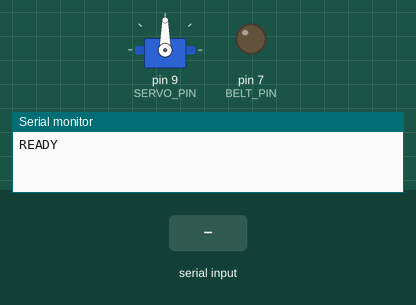
A sketch run on a simulated Arduino Uno, built with avr-gcc and run on an emulated ATmega328P. Parts: servo, output pins drawn as LEDs (lit = HIGH), the last lines printed to the serial monitor. The inputs (shaded band) are chosen by the test bench.

Above: at 1.2 s.
1.3 s: "START\n" received over Serial
At 1.9 s:
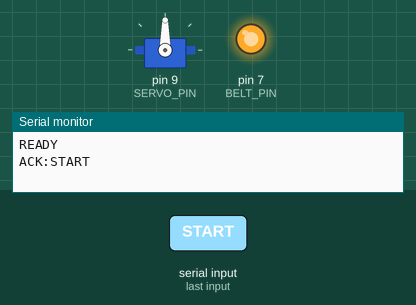
4.0 s: "PING\n" received over the second serial link
5.5 s: "STOP\n" received over Serial
7.0 s: "C:\n" received over the second serial link
Timing chart, 0 to 9.5 s (numbered marks = the images above; inputs shaded):
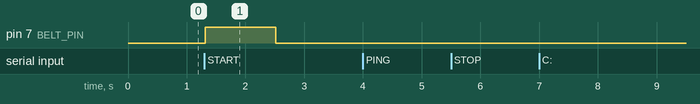

Measured:
- after the input at 1.3 s, pin 7 (BELT_PIN): LOW → HIGH at once, → LOW 1.2 s later

The sketch:

ecosort.ino
```cpp
/*
  EcoSort — controlador da passadeira e da comporta
  ---------------------------------------------------------------
  Recebe comandos de texto do telemóvel (uma linha por comando):
    PING            -> responde PONG
    START           -> põe a passadeira em ciclo        (ACK:START)
    STOP            -> pára tudo                         (ACK:STOP)
    C:P / C:A / C:V -> encaminha para azul/amarelo/verde (ACK:x ... DONE:x)
    C:E             -> zona vazia, avança                (ACK:E)
    C:X             -> não classificável, fica parado    (ACK:X, HOLD)
  Envia por iniciativa própria:
    READY, OBJ (objeto parado na zona da câmara), HOLD, ERR:<motivo>

  Regra de segurança: na dúvida, PARA. A passadeira só anda enquanto o
  telemóvel estiver a dar sinal de vida, e um objeto só é encaminhado
  depois de uma decisão explícita (C:P, C:A ou C:V).

  ATENÇÃO: os pinos e ligações abaixo são um ponto de partida. Confirme-os
  com o modelo exato do seu Arduino, módulo Bluetooth, motor e driver
  antes de ligar a alimentação (ver GUIA.md, etapa 7).
*/

#include <Servo.h>
#include <SoftwareSerial.h>

// ===================== CONFIGURAÇÃO =====================

// --- Comunicação ---
// Módulo Bluetooth (HC-05/HC-06 ou HM-10) nos pinos 10 (RX) e 11 (TX).
// O cabo USB (Serial) continua a funcionar ao mesmo tempo, para testes.
const uint8_t BT_RX_PIN = 10;   // liga ao TX do módulo
const uint8_t BT_TX_PIN = 11;   // liga ao RX do módulo (atenção à tensão!)
const long    BAUD      = 9600; // HC-05/HC-06/HM-10 vêm normalmente a 9600

// --- Comporta (servomotor) ---
const uint8_t SERVO_PIN      = 9;
const int     ANGULO_REPOUSO = 90;   // posição neutra
const int     ANGULO_AZUL    = 30;   // papel/cartão      (afinar no protótipo)
const int     ANGULO_AMARELO = 90;   // plástico/metal    (afinar no protótipo)
const int     ANGULO_VERDE   = 150;  // vidro             (afinar no protótipo)
const unsigned long SERVO_ESPERA_MS = 500;  // tempo para a comporta chegar à posição

// --- Passadeira (motor através de um driver/relé/MOSFET, NUNCA direto ao pino) ---
const uint8_t BELT_PIN        = 7;
const bool    BELT_ATIVO_HIGH = true;   // false se o módulo de relé ativar com LOW

// Tempo que o objeto demora a ir da zona da câmara até cair no compartimento.
const unsigned long TRANSITO_MS = 2500;  // MEDIR no protótipo e ajustar

// --- Deteção de objeto na zona da câmara ---
// false: sem sensor. A passadeira avança aos "passos" e, depois de cada
//        passo, pergunta ao telemóvel o que está na zona (OBJ).
// true:  com sensor de obstáculo infravermelho (ex.: módulo IR com saída digital).
const bool    USAR_SENSOR      = false;
const uint8_t SENSOR_PIN       = 2;
const bool    SENSOR_ATIVO_LOW = true;   // a maioria dos módulos IR dá LOW com objeto
const unsigned long PASSO_MS   = 1200;   // só sem sensor: duração de cada avanço

// --- Tempos de segurança ---
const unsigned long ESTABILIZAR_MS   = 400;   // espera após parar, para a imagem não sair tremida
const unsigned long DECISAO_MAX_MS   = 8000;  // tempo máximo à espera da decisão do telemóvel
const unsigned long SEM_SINAL_MAX_MS = 6000;  // sem mensagens do telemóvel -> pára

// =========================================================

SoftwareSerial bt(BT_RX_PIN, BT_TX_PIN);
Servo comporta;

enum Estado { PARADO, A_AVANCAR, A_ESTABILIZAR, ESPERA_DECISAO, A_ENCAMINHAR, HOLD };
Estado estado = PARADO;

unsigned long inicioEstado = 0;
unsigned long ultimaMensagem = 0;
char destinoAtual = 0;
bool comportaPosicionada = false;
bool sensorLiberto = true;

String linhaUSB, linhaBT;

// ---------- utilitários ----------
void enviar(const String &msg) {
  Serial.println(msg);
  bt.print(msg);
  bt.print('\n');
}

void passadeira(bool ligada) {
  digitalWrite(BELT_PIN, (ligada == BELT_ATIVO_HIGH) ? HIGH : LOW);
}

bool objetoNoSensor() {
  bool leitura = digitalRead(SENSOR_PIN);
  return SENSOR_ATIVO_LOW ? (leitura == LOW) : (leitura == HIGH);
}

void mudar(Estado novo) {
  estado = novo;
  inicioEstado = millis();
}

void parar() {
  passadeira(false);
  comporta.write(ANGULO_REPOUSO);
  mudar(PARADO);
}

void entrarHold(const char *motivo) {
  passadeira(false);
  comporta.write(ANGULO_REPOUSO);
  if (motivo) enviar(String("ERR:") + motivo);
  enviar("HOLD");
  mudar(HOLD);
}

void avancar() {
  passadeira(true);
  mudar(A_AVANCAR);
}

// Para a passadeira e pede ao telemóvel para analisar a zona da câmara.
void pedirDecisao() {
  passadeira(false);
  mudar(A_ESTABILIZAR);
}

int anguloDe(char c) {
  if (c == 'P') return ANGULO_AZUL;
  if (c == 'A') return ANGULO_AMARELO;
  return ANGULO_VERDE;
}

// ---------- comandos ----------
void tratarComando(String cmd) {
  cmd.trim();
  if (cmd.length() == 0) return;
  ultimaMensagem = millis();

  if (cmd == "PING") { enviar("PONG"); return; }

  if (cmd == "STOP") { parar(); enviar("ACK:STOP"); return; }

  if (cmd == "START") {
    enviar("ACK:START");
    if (estado == HOLD) pedirDecisao();          // reanalisa a zona antes de avançar
    else if (estado == PARADO) avancar();
    return;
  }

  if (cmd.length() == 3 && cmd.startsWith("C:")) {
    char c = cmd.charAt(2);
    if (estado != ESPERA_DECISAO && estado != HOLD) { enviar("ERR:ESTADO"); return; }
    if (c == 'P' || c == 'A' || c == 'V') {
      enviar(String("ACK:") + c);
      destinoAtual = c;
      comporta.write(anguloDe(c));
      comportaPosicionada = false;
      mudar(A_ENCAMINHAR);
    } else if (c == 'E') {
      enviar("ACK:E");
      avancar();
    } else if (c == 'X') {
      enviar("ACK:X");
      entrarHold(nullptr);
    } else {
      enviar("ERR:CMD");
    }
    return;
  }

  enviar("ERR:CMD");
}

void lerPorta(Stream &porta, String &buffer) {
  while (porta.available()) {
    char ch = (char)porta.read();
    if (ch == '\n' || ch == '\r') {
      if (buffer.length()) tratarComando(buffer);
      buffer = "";
    } else if (buffer.length() < 32) {
      buffer += ch;
    }
  }
}

// ---------- programa ----------
void setup() {
  pinMode(BELT_PIN, OUTPUT);
  passadeira(false);
  if (USAR_SENSOR) pinMode(SENSOR_PIN, INPUT_PULLUP);
  comporta.attach(SERVO_PIN);
  comporta.write(ANGULO_REPOUSO);
  Serial.begin(BAUD);
  bt.begin(BAUD);
  enviar("READY");
}

void loop() {
  lerPorta(Serial, linhaUSB);
  lerPorta(bt, linhaBT);

  unsigned long agora = millis();
  unsigned long noEstado = agora - inicioEstado;

  // Sem sinal do telemóvel: pára tudo (exceto se já estiver parado).
  if (estado != PARADO && estado != HOLD && agora - ultimaMensagem > SEM_SINAL_MAX_MS) {
    entrarHold("SEMLIGACAO");
    return;
  }

  switch (estado) {
    case A_AVANCAR:
      if (USAR_SENSOR) {
        bool obj = objetoNoSensor();
        if (!obj) sensorLiberto = true;
        if (obj && sensorLiberto) {
          sensorLiberto = false;
          pedirDecisao();
        }
      } else if (noEstado >= PASSO_MS) {
        pedirDecisao();
      }
      break;

    case A_ESTABILIZAR:
      if (noEstado >= ESTABILIZAR_MS) {
        enviar("OBJ");
        mudar(ESPERA_DECISAO);
      }
      break;

    case ESPERA_DECISAO:
      if (noEstado >= DECISAO_MAX_MS) entrarHold("TIMEOUT");
      break;

    case A_ENCAMINHAR:
      // 1) espera a comporta chegar à posição; 2) leva o objeto até ao fim.
      if (!comportaPosicionada && noEstado >= SERVO_ESPERA_MS) {
        comportaPosicionada = true;
        passadeira(true);
        inicioEstado = agora;
      } else if (comportaPosicionada && noEstado >= TRANSITO_MS) {
        passadeira(false);
        comporta.write(ANGULO_REPOUSO);
        enviar(String("DONE:") + destinoAtual);
        avancar();
      }
      break;

    default:
      break;
  }
}
```
